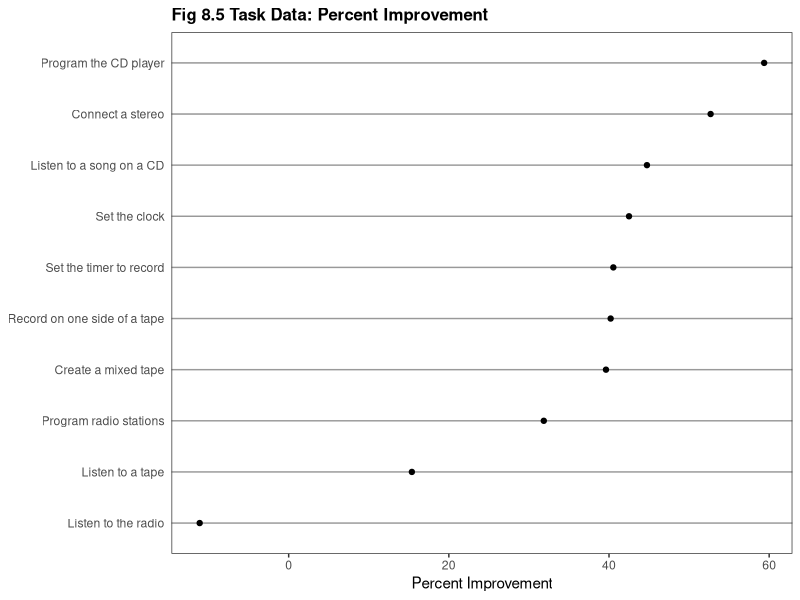
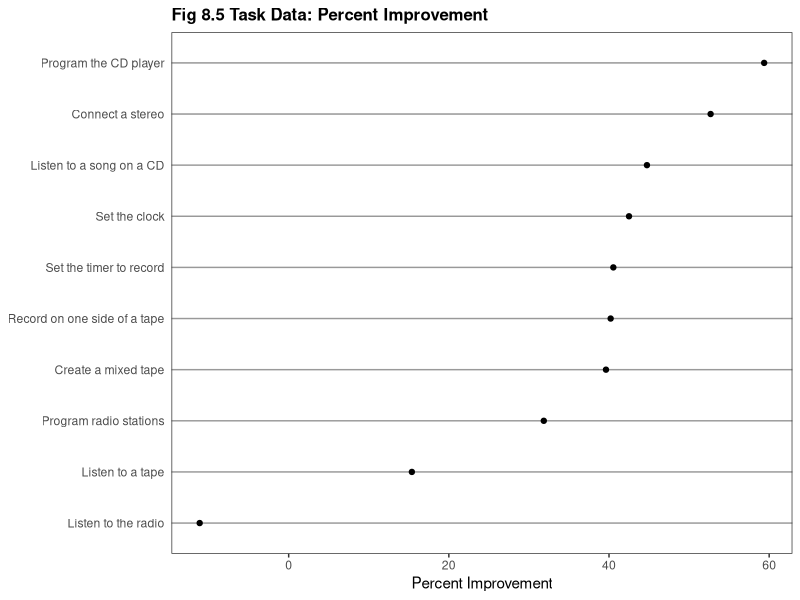

Write the R code that produced these figures, in order.
library(ggplot2)

this_base <- "fig08-06_task-data-percent-improvement"

my_data <- data.frame(
  task = c("Connect a stereo", "Create a mixed tape", "Program radio stations", 
           "Record on one side of a tape", "Program the CD player", 
           "Set the clock", "Set the timer to record", 
           "Listen to a song on a CD", "Listen to a tape", 
           "Listen to the radio"),
  revised = c(8.8, 9.6, 7.7, 5.8, 2.6, 2.3, 2.2, 2.1, 2.2, 1.0),
  original = c(18.6, 15.9, 11.3, 9.7, 6.4, 4.0, 3.7, 3.8, 2.6, 0.9))

my_data$improve = transform(my_data, improve = original - revised)$improve

my_data$p_improve <- transform(my_data, p_improve = (improve / original) * 100)$p_improve	

p <- ggplot(my_data, aes(x = p_improve, y = reorder(task, p_improve))) +
  geom_point() +
  scale_x_continuous(breaks = seq(0, 60, 20)) +
  labs(x = "Percent Improvement", y = NULL) +
  ggtitle("Fig 8.5 Task Data: Percent Improvement") +
  theme_bw() +
  theme(panel.grid.major.y = element_line(colour = "grey60"),
        panel.grid.major.x = element_blank(),
        panel.grid.minor = element_blank(),
        plot.title = element_text(size = rel(1.1), face = "bold"),
        axis.ticks.y = element_blank())

p

ggsave(paste0(this_base, ".png"),
       p, width = 6, height = 6)
